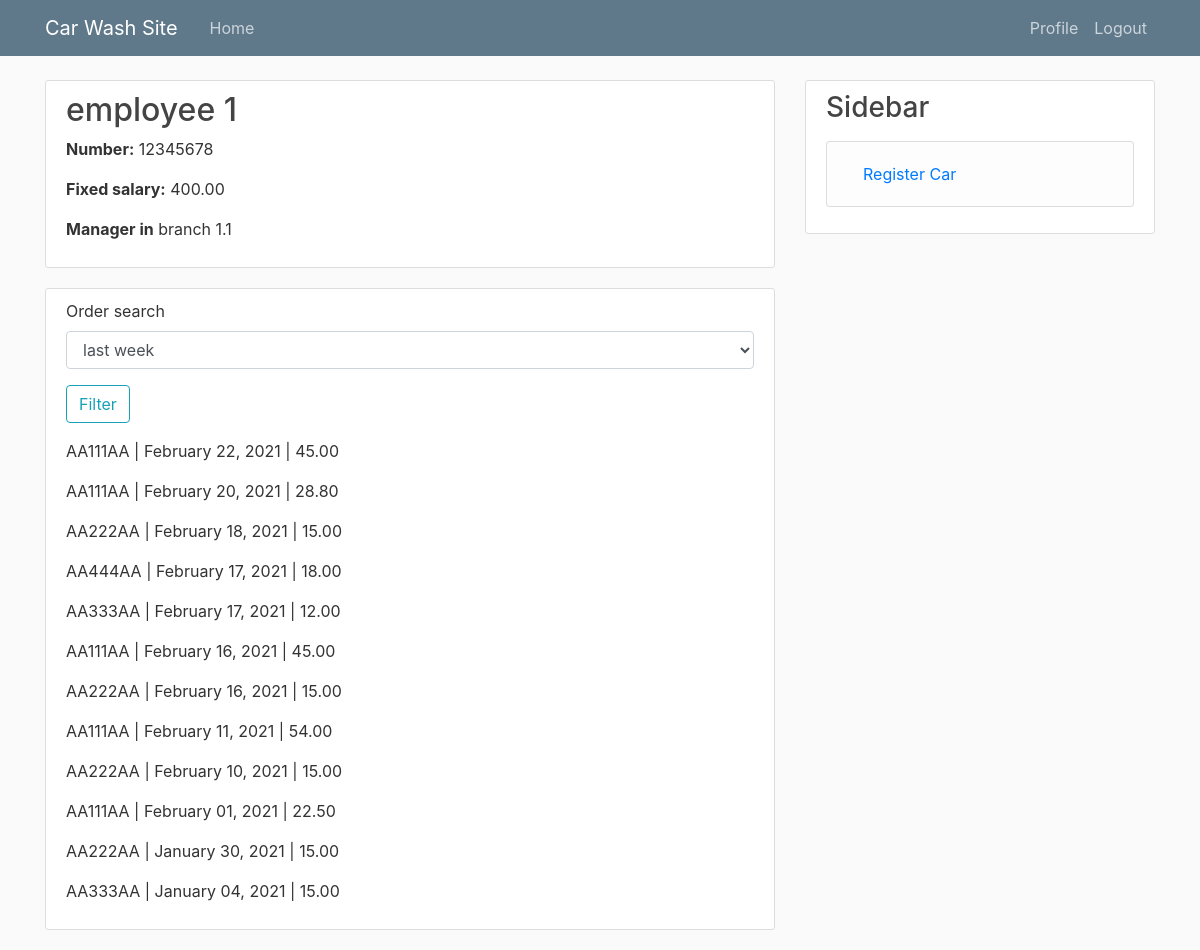
The page /employee/detail/ (signed in) on the database its author committed.
### car_wash_app/models.py (models this page shows, shortened)
class EmployeeProfile(models.Model):
    employee = models.OneToOneField(
        User,
        on_delete=models.CASCADE,
        verbose_name=_("Employee"),
        related_name="employeeprofile",
    )
    full_name = models.CharField(_("Full Name"), max_length = 255)
    age = models.PositiveSmallIntegerField(_("Age"))
    mobile_number = models.CharField(max_length=20, verbose_name=_("Mobile Number"))
    manager = models.BooleanField(default=False, verbose_name=_("Manager"))
    branch = models.ForeignKey(
        Branch,
        on_delete=models.CASCADE,
        verbose_name=_("Branch"),
        related_name="employee",
    )
    salary = models.DecimalField(
        max_digits=8,
        decimal_places=2,
        verbose_name=_('Salary'),
        help_text='in Lari',
    )
    order_percentage = models.IntegerField(verbose_name=_("Percentage of order price"))
    class Meta:
        constraints = [
            UniqueConstraint(
                fields=['branch'],
                condition=Q(manager=True),
                name="unique_together_manager_branch",
            )
        ]

class Branch(models.Model):
    company = models.ForeignKey(
        CompanyProfile,
        on_delete=models.CASCADE,
        verbose_name=_("Company"),
        related_name="branch",
    )
    title = models.CharField(max_length=255, verbose_name=_('Branch'))
    location = models.OneToOneField(Location, on_delete=models.PROTECT, verbose_name=_("Location"))
    description = models.TextField(verbose_name=_("Description"))
    image = models.ImageField(null=True, blank=True, upload_to="pictures", verbose_name=_("Image"))
    def __str__(self):
        return self.title
    class Meta:
        verbose_name = _('Branch')
        verbose_name_plural = _('Branches')

class Order(models.Model):
    car = models.ForeignKey(
        to='Car', related_name='orders',
        on_delete=models.PROTECT,
    )
    branch = models.ForeignKey(Branch, on_delete=models.CASCADE, verbose_name=_("Branch"))
    employee = models.ForeignKey(
        to='EmployeeProfile', on_delete=models.SET_NULL,
        null=True, related_name='orders',
    )
    employee_order_percentage = models.IntegerField(_("Employee percetage from order price"))
    coupon = models.ForeignKey(
        to='Coupon', related_name='orders',
        on_delete=models.SET_NULL,
        null=True, blank=True,
    )
    wash_type = models.ForeignKey(
        to='WashType', related_name='orders',
        on_delete=models.PROTECT,
    )
    note = models.TextField(null=True, blank=True, verbose_name=_("Note"))
    price = models.DecimalField(max_digits=4, decimal_places=2, verbose_name=_("Price"))
    created_date = models.DateTimeField(auto_now_add=True, verbose_name=_("Created date"))
    start_date = models.DateTimeField(verbose_name=_('Scheduled time'))
    end_date = models.DateTimeField(verbose_name=_('End time'), null=True, blank=True)
    class Meta:
        verbose_name = _('Order')
        verbose_name_plural = _('Orders')
        unique_together = ['employee', 'start_date']

class Car(models.Model):
    car_type = models.ForeignKey(
        to='CarType',
        on_delete=models.SET_NULL,
        null=True, related_name='cars'
    )
    licence_plate = models.CharField(max_length=20, verbose_name=_("License plate"))
    class Meta:
        verbose_name = _('Car')
        verbose_name_plural = _('Cars')

### car_wash_app/views.py (the view)
# urls.py: path('employee/detail/', user_views.employee_profile, name="employee-detail"),
@login_required
def employee_profile(request: WSGIRequest) -> HttpResponse:
    employee = request.user.employeeprofile
    order_search_form = OrderSearchForm()
    orders = employee.orders.order_by("-start_date")
    earned_money_q = ExpressionWrapper(
        F('price') * F('employee__order_percentage') / Decimal('100.0'),
        output_field=DecimalField())
    def employeeinfo(x):
        employee_info = employee.orders.filter(end_date__lte=timezone.now()) \
            .annotate(earned_per_order=earned_money_q) \
            .aggregate(
            earned_money=Sum(
                'earned_per_order',
                filter=Q(start_date__gte=(timezone.now() - x))
            ),
            washed_amount=Count(
                'id',
                filter=Q(start_date__gte=(timezone.now() - x))
            ))
        return employee_info
    employee_info = {}
    if request.method == "GET":
        order_search_form = OrderSearchForm(request.GET)
        if order_search_form.is_valid():
            data = order_search_form.cleaned_data["order_search"]
            if data == "1":
                orders = employee.orders.filter(start_date__gte=(timezone.now()\
                - datetime.timedelta(weeks=1))).order_by("-start_date")
                employee_info = employeeinfo(datetime.timedelta(days=7))
            elif data == "2":
                orders = employee.orders.filter(start_date__gte=(timezone.now()\
                 - datetime.timedelta(days=30))).order_by("-start_date")
                employee_info = employeeinfo(datetime.timedelta(days=30))
            elif data == "3":
                orders = employee.orders.filter(start_date__gte=(timezone.now()\
                 - datetime.timedelta(days=365))).order_by("-start_date")
                employee_info = employeeinfo(datetime.timedelta(days=365))
    return render(request, 'car_wash_app/employee_detail.html', context={
        "employee": employee,
        "order_search_form": order_search_form,
        "orders": orders,
        **employee_info
    })

### car_wash_app/forms.py
class OrderSearchForm(forms.Form):
    CHOICE = (("1", "last week"), ("2", "last month"), ("3", "last year"))
    order_search = forms.ChoiceField(choices=CHOICE, required=False)

### car_wash_app/templates/car_wash_app/employee_detail.html (shortened to what this page needs)
{% extends "car_wash_app/base.html" %}
{% load crispy_forms_tags %}
{% block content %}
<div class = "content-section">
  <h2>{{employee.full_name}}</h2>
  <p><strong> Number:</strong> {{employee.mobile_number}}</p>
  <p><strong>Fixed salary:</strong> {{employee.salary}}</p>
  {% if employee.manager %}
    <p><strong>Manager in</strong> {{employee.branch}}</p>
  {% else %}
    <p><strong>Employee in {{employee.branch}}</strong></p>
  {% endif %}
</div>
<div class = "content-section">
    <div>
    <form method = "GET" action=".">
      {{order_search_form|crispy}}
      <div class = "form-group">
          <button class = "btn btn-outline-info" type = "submit">Filter</button>
      </div>
    </form>
    </div>
    {% for order in orders %}
      <p>{{order.car.licence_plate}} | {{order.start_date|date:"F d, Y"}} | {{order.price}}</p>
    {% endfor %}
</div>
{% endblock content%}

### car_wash_app/static/car_wash_app/main.css (style rules this page uses)
body { background: #fafafa; color: #333333; margin-top: 5rem; }
h1, h2, h3, h4, h5, h6 { color: #444444; }
.content-section { background: #ffffff; padding: 10px 20px; border: 1px solid #dddddd; border-radius: 3px; margin-bottom: 20px; }

### rows shown on the page
EmployeeProfile: full_name "employee 1", mobile_number "12345678", salary "400.00", branch "branch 1.1"
Order: car.licence_plate "AA111AA", start_date "February 22, 2021", price "45.00"
Order: car.licence_plate "AA111AA", start_date "February 20, 2021", price "28.80"
Order: car.licence_plate "AA222AA", start_date "February 18, 2021", price "15.00"
Order: car.licence_plate "AA444AA", start_date "February 17, 2021", price "18.00"
Order: car.licence_plate "AA333AA", start_date "February 17, 2021", price "12.00"
Order: car.licence_plate "AA111AA", start_date "February 16, 2021", price "45.00"
Order: car.licence_plate "AA222AA", start_date "February 16, 2021", price "15.00"
Order: car.licence_plate "AA111AA", start_date "February 11, 2021", price "54.00"
Order: car.licence_plate "AA222AA", start_date "February 10, 2021", price "15.00"
Order: car.licence_plate "AA111AA", start_date "February 01, 2021", price "22.50"
Order: car.licence_plate "AA222AA", start_date "January 30, 2021", price "15.00"
Order: car.licence_plate "AA333AA", start_date "January 04, 2021", price "15.00"
